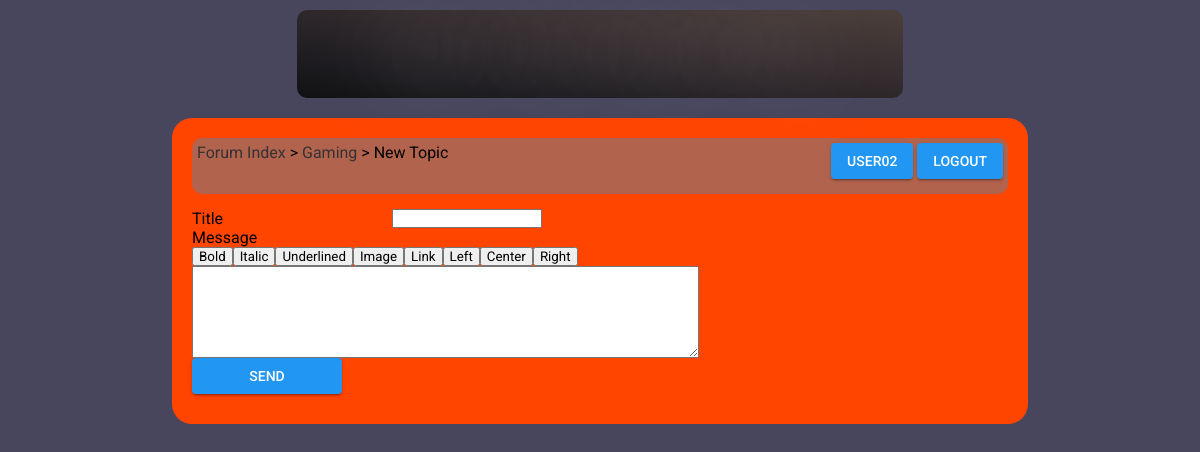
The page /new_topic.php?parent=1 (signed in) on the database as committed earlier.
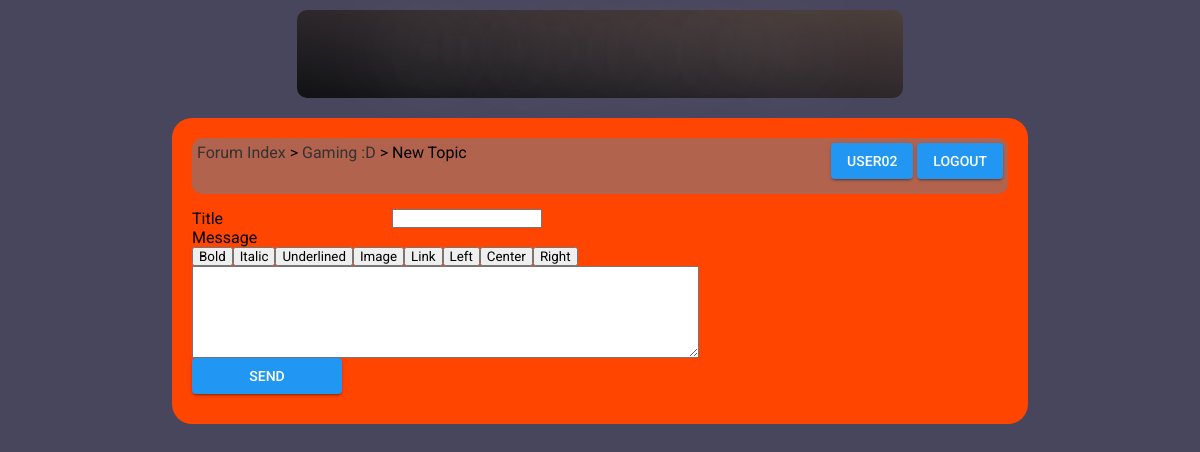
The same page on the database as committed later.
### tables this page shows
CREATE TABLE `categories` (
  `id` smallint(6) NOT NULL,
  `name` varchar(256) NOT NULL,
  `description` text NOT NULL,
  `position` smallint(6) NOT NULL
);

### config.php (called while the page is built, shortened)
<?php
$url_home = 'index.php';
$design = 'default';
?>

### new_topic.php (the view, shortened to what this page needs)
<?php
include('config.php');
if(isset($_GET['parent']))
{
	$id = intval($_GET['parent']);
if(isset($_SESSION['username']))
{
	$dn1 = mysqli_fetch_array(mysqli_query($con,'select count(c.id) as nb1, c.name from categories as c where c.id="'.$id.'"'));
if($dn1['nb1']>0)
{
?>
<!DOCTYPE>
<html >
    <head>
        <link href="<?php echo $design; ?>/style.css" rel="stylesheet" title="Style" />
    </head>
    <body>
    	<div class="header">
        	<a href="<?php echo $url_home; ?>"> <span class="headtext" style="font-size:40px;margin-top:-5px;"> How To Do Something </span>
	    </div>
        <div class="content">
<div class="box">
	<div class="box_left">
    	<a href="<?php echo $url_home; ?>">Forum Index</a> &gt; <a href="list_topics.php?parent=<?php echo $id; ?>"><?php echo htmlentities($dn1['name'], ENT_QUOTES, 'UTF-8'); ?></a> &gt; New Topic
    </div>
	<div class="box_right">
    	<a class="pure-material-button-contained" href="profile.php?id=<?php echo $_SESSION['userid']; ?>"><?php echo htmlentities($_SESSION['username'], ENT_QUOTES, 'UTF-8'); ?></a> <a class="pure-material-button-contained" href="login.php">Logout</a>
    </div>
</div>
<?php
if(isset($_POST['message'], $_POST['title']) and $_POST['message']!='' and $_POST['title']!='')
{
	include('bbcode_function.php');
	$title = $_POST['title'];
	$message = $_POST['message'];
	if(get_magic_quotes_gpc())
	{
		$title = stripslashes($title);
		$message = stripslashes($message);
	}
	$title = mysqli_real_escape_string($con,$title);
	$message = mysqli_real_escape_string($con,bbcode_to_html($message));
	if(mysqli_query($con,'insert into topics (parent, id, id2, title, message, authorid, timestamp, timestamp2) select "'.$id.'", ifnull(max(id), 0)+1, "1", "'.$title.'", "'.$message.'", "'.$_SESSION['userid'].'", "'.time().'", "'.time().'" from topics'))
	{
	?>
	<div class="message">The topic have successfully been created.<br />
	<a href="list_topics.php?parent=<?php echo $id; ?>">Go to the forum</a></div>
	<?php
	}
	else
	{
		echo 'An error occurred while creating the topic.';
	}
}
else
{
?>
<form action="new_topic.php?parent=<?php echo $id; ?>" method="post">
	<label for="title">Title</label><input type="text" name="title" id="title"  /><br />
    <label for="message">Message</label><br />
    <div class="message_buttons">
        <input type="button" value="Bold" onclick="javascript:insert('[b]', '[/b]', 'message');" /><input type="button" value="Italic" onclick="javascript:insert('[i]', '[/i]', 'message');" /><input type="button" value="Underlined" onclick="javascript:insert('[u]', '[/u]', 'message');" /><input type="button" value="Image" onclick="javascript:insert('[img]', '[/img]', 'message');" /><input type="button" value="Link" onclick="javascript:insert('[url]', '[/url]', 'message');" /><input type="button" value="Left" onclick="javascript:insert('[left]', '[/left]', 'message');" /><input type="button" value="Center" onclick="javascript:insert('[center]', '[/center]', 'message');" /><input type="button" value="Right" onclick="javascript:insert('[right]', '[/right]', 'message');" />
    </div>
    <textarea name="message" id="message" cols="70" rows="6"></textarea><br />
    <input class="pure-material-button-contained" type="submit" value="Send" />
</form>
<?php
}
?>
		</div>
	</body>
</html>
<?php
}
else
{
	echo '<h2>The category you want to add a topic doesn\'t exist.</h2>';
}
}
}
else
{
	echo '<h2>The ID of the category you want to add a topic is not defined.</h2>';
}
?>

Rows that differ between the two databases and show on the page:
changed categories: name "Gaming" → "Gaming :D"
